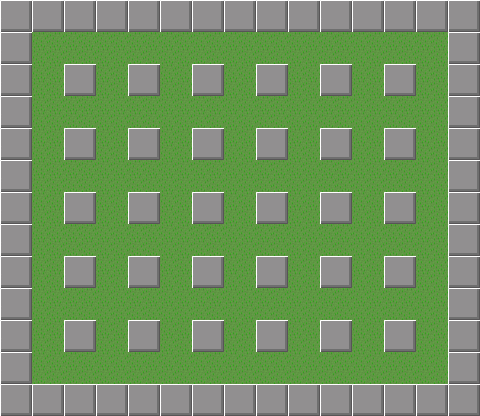

Tiled map render using the project's own tile images. Description and the map definition, with tile-layer contents summarised, below:
An orthogonal 15x13 tile map with 32x32 px tiles, 1 tile layer (Calque 1), 2 tilesets.

<map version="1.2" tiledversion="1.3.1" orientation="orthogonal" renderorder="right-down" compressionlevel="0" width="15" height="13" tilewidth="32" tileheight="32" infinite="0" nextlayerid="2" nextobjectid="1">
 <tileset firstgid="1" source="pelousedupsg.tsx" />
 <tileset firstgid="2" source="pelouse.tsx" />
 <layer id="1" name="Calque 1" width="15" height="13">
  <data>[195 cells, 195 non-empty, 2 distinct tile ids]</data>
 </layer>
</map>